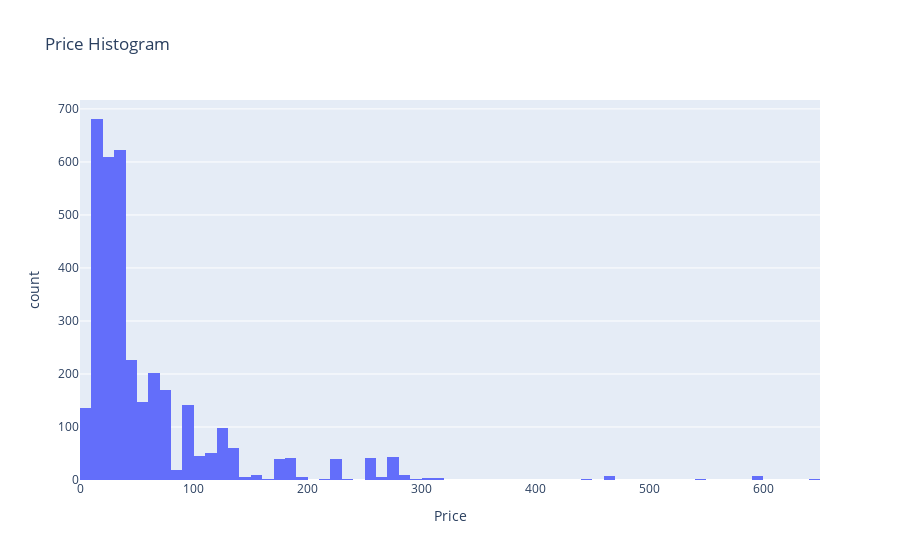

Source (notebook cell):
### Markdown cell above
There is no correlation between User Rating and the number of reviews.
Also, books which have low rating do not have many reviews.

### Code cell
fig = px.histogram(df2, x="Price",labels={'':'The Number of Products'},title="Price Histogram")
fig.show()

### Figure 1 — Plotly figure (JSON) as saved in the notebook; plotly's stock layout.template omitted (floating-point values rounded to 4 significant figures; data arrays with more than 128 entries replaced by an {"elided": "..."} marker saying what was removed)
{"data": [{"alignmentgroup": "True", "bingroup": "x", "hovertemplate": "Price=%{x}<br>count=%{y}<extra></extra>", "legendgroup": "", "marker": {"color": "#636efa", "pattern": {"shape": ""}}, "name": "", "offsetgroup": "", "orientation": "v", "showlegend": false, "type": "histogram", "x": {"elided": "3479 float values"}, "xaxis": "x", "yaxis": "y"}], "layout": {"barmode": "relative", "legend": {"tracegroupgap": 0}, "title": {"text": "Price Histogram"}, "xaxis": {"anchor": "y", "domain": [0, 1], "title": {"text": "Price"}}, "yaxis": {"anchor": "x", "domain": [0, 1], "title": {"text": "count"}}}}
